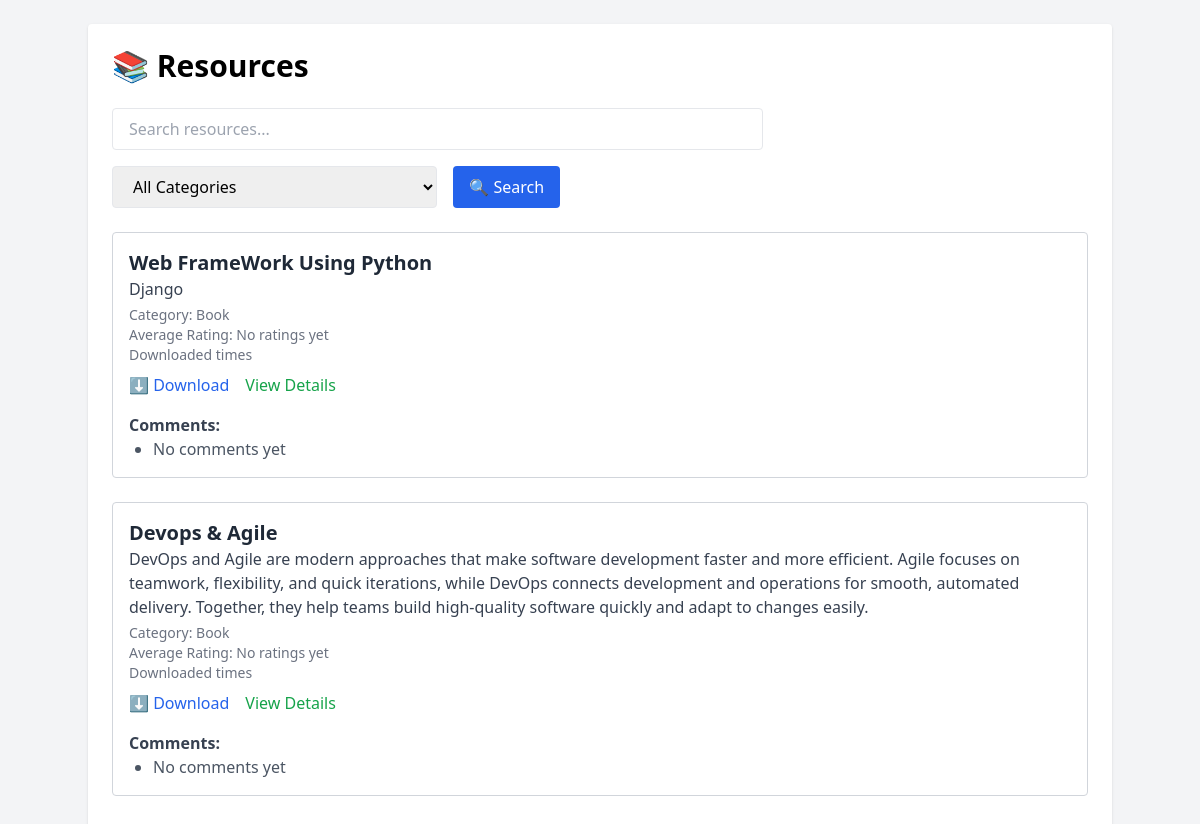
The page / on the database its author committed.
### resources/models.py (models this page shows, shortened)
class Resource(models.Model):
    title = models.CharField(max_length=200)
    description = models.TextField()
    file = models.FileField(upload_to='resources/')
    uploaded_at = models.DateTimeField(default=timezone.now)
    category = models.ForeignKey(Category, on_delete=models.SET_NULL, null=True, blank=True)

class Category(models.Model):
    name = models.CharField(max_length=100)

### resources/views.py (the view)
# urls.py: path('', views.resource_list, name='resource_list'),
def resource_list(request):
    resources = Resource.objects.all()  # Get all resources
    return render(request, 'resources/resource_list.html', {
        'resources': resources
    })

### resources/templates/resources/resource_list.html (shortened to what this page needs)
<!DOCTYPE html>
<html>
<head>
    <script src="https://cdn.tailwindcss.com"></script>
</head>
<body class="bg-gray-100 p-6">
<div class="max-w-5xl mx-auto bg-white p-6 rounded shadow">
    <h1 class="text-3xl font-bold mb-6">📚 Resources</h1>
    <form method="get" class="mb-6 flex flex-wrap gap-4">
        <input type="text" name="q" placeholder="Search resources..."
               class="border px-4 py-2 rounded w-full sm:w-2/3">
        <select name="category" class="border px-4 py-2 rounded w-full sm:w-1/3">
            <option value="">All Categories</option>
        </select>
        <button type="submit" class="bg-blue-600 text-white px-4 py-2 rounded w-full sm:w-auto">
            🔍 Search
        </button>
    </form>
    {% for resource in resources %}
    <div class="border border-gray-300 rounded p-4 mb-6">
        <h3 class="text-xl font-semibold text-gray-800">{{ resource.title }}</h3>
        <p class="text-gray-700 mb-1">{{ resource.description }}</p>
        <p class="text-sm text-gray-500">Category: {{ resource.category.name }}</p>
        <p class="text-sm text-gray-500">Average Rating:
            {% if resource.average_rating %}
                {{ resource.average_rating }}
            {% else %}
                No ratings yet
            {% endif %}
        </p>
        <p class="text-sm text-gray-500">Downloaded {{ resource.download_count }} times</p>
        <div class="mt-2 flex gap-4">
            <a href="{{ resource.file.url }}" class="text-blue-600 hover:underline">⬇️ Download</a>
            <a href="{% url 'resource_detail' resource.id %}" class="text-green-600 hover:underline">View Details</a>
        </div>
        <h4 class="mt-4 font-semibold text-gray-700">Comments:</h4>
        <ul class="list-disc ml-6 text-gray-600">
            {% for comment in resource.comments.all %}
                <li><strong>{{ comment.user.username }}</strong>: {{ comment.content }}</li>
            {% empty %}
                <li>No comments yet</li>
            {% endfor %}
        </ul>
    </div>
    {% endfor %}
</div>
</body>
</html>

### rows shown on the page
Resource: title "Web FrameWork Using Python", description "Django", category.name "Book"
Resource: title "Devops & Agile", description "DevOps and Agile are modern approaches that make software development faster and more efficient. Agile focuses on teamwork, flexibility, and quick iterations, while DevOps connects development and operations for smooth, automated delivery. Together, they help teams build high-quality software quickly and adapt to changes easily.", category.name "Book"
